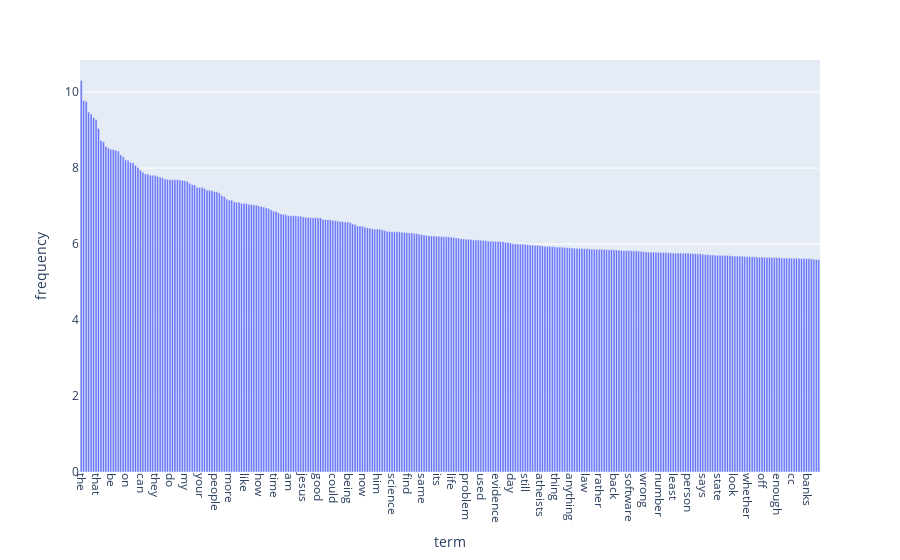

Notebook code for this chart:
### Markdown cell above
### >>> **Exercise 15 (take home):** 
You can copy the code from the previous exercise and change the 'term_frequencies' variable for the 'term_frequencies_log', comment about the differences that you observe and talk about other possible insights that we can get from a log distribution.

### Code cell
# Answer here
# 建立 DataFrame，frequency 取對數
df = pd.DataFrame({
    'term': count_vect.get_feature_names_out(),
    'frequency': term_frequencies_log
})

# 按頻率排序，取前 300 高的詞
df_top300 = df.sort_values(by='frequency', ascending=False).head(300)
fig = px.bar(df_top300, x='term', y='frequency')
fig.update_xaxes(tickangle=90)
fig.show()

# 從圖中可以看到，在原始詞頻圖中，高頻詞會佔據大部分空間，導致低頻詞完全被壓縮看不見。
# 但經過對數轉換後，高頻詞的值被壓縮，而低頻詞則被放大，使整體的分布更加平衡，更容易觀察中低頻詞的存在。
# 使用對數轉換的好處是可以處理資料分布極度偏斜的情況，直接比較可能會忽略那些潛在有意義但出現次數少的詞。

### Figure 1 — Plotly figure (JSON) as saved in the notebook; plotly's stock layout.template omitted (floating-point values rounded to 4 significant figures; data arrays with more than 128 entries replaced by an {"elided": "..."} marker saying what was removed)
{"data": [{"hovertemplate": "term=%{x}<br>frequency=%{y}<extra></extra>", "legendgroup": "", "marker": {"color": "#636efa", "pattern": {"shape": ""}}, "name": "", "orientation": "v", "showlegend": false, "textposition": "auto", "type": "bar", "x": {"elided": "300 str values"}, "xaxis": "x", "y": {"elided": "300 float values"}, "yaxis": "y"}], "layout": {"barmode": "relative", "legend": {"tracegroupgap": 0}, "margin": {"t": 60}, "xaxis": {"anchor": "y", "domain": [0, 1], "tickangle": 90, "title": {"text": "term"}}, "yaxis": {"anchor": "x", "domain": [0, 1], "title": {"text": "frequency"}}}}
